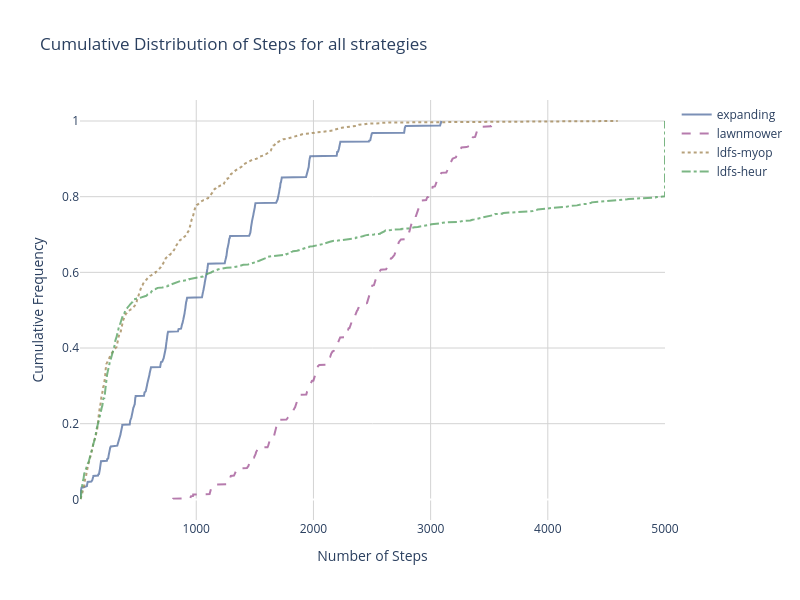

The code cell stored with this chart in its notebook:
### Markdown cell above
La CDF permite visualizar cómo se distribuyen los datos de los 'steps' a medida que se acumulan más valores:

### Code cell
colors_total = ['#5B75A4', '#A45B99', '#A48A5B', '#5BA466', '#BFACB5']
line_styles = ['solid', 'dash', 'dot', 'dashdot', 'longdash']

# Figura de Cumulative Distribution Function
fig_cumulative = go.Figure()

for idx, strategy in enumerate(strategies):
    strategy_data = combined_data_exp1[combined_data_exp1['Strategy'] == strategy]['Steps'].dropna()

    # Calcular la distribución acumulada
    sorted_data = np.sort(strategy_data)
    y_vals = np.arange(1, len(sorted_data) + 1) / len(sorted_data)  # Normalización a 0-1
    color = colors_total[idx % len(colors_total)]  # Color
    line_style = line_styles[idx % len(line_styles)]  # Tipo de línea

    # Curva
    fig_cumulative.add_trace(
        go.Scatter(
            x=sorted_data,
            y=y_vals,
            mode='lines',
            name=strategy,
            line=dict(color=color, dash=line_style),
            opacity=0.8
        )
    )

fig_cumulative.update_layout(
    title_text="Cumulative Distribution of Steps for all strategies",
    xaxis_title="Number of Steps",
    yaxis_title="Cumulative Frequency",
    height=600,
    width=800,
    xaxis=dict(
        showgrid=True,
        gridcolor='lightgray',
        gridwidth=1,
    ),
    yaxis=dict(
        showgrid=True,
        gridcolor='lightgray', 
        gridwidth=1, 
    ),
    plot_bgcolor='white',  
)

fig_cumulative.show()

### Figure 1 — Plotly figure (JSON) as saved in the notebook; plotly's stock layout.template omitted (floating-point values rounded to 4 significant figures; data arrays with more than 128 entries replaced by an {"elided": "..."} marker saying what was removed)
{"data": [{"line": {"color": "#5B75A4", "dash": "solid"}, "mode": "lines", "name": "expanding", "opacity": 0.8, "type": "scatter", "x": {"elided": "1000 int values"}, "y": {"elided": "1000 float values"}}, {"line": {"color": "#A45B99", "dash": "dash"}, "mode": "lines", "name": "lawnmower", "opacity": 0.8, "type": "scatter", "x": {"elided": "1000 int values"}, "y": {"elided": "1000 float values"}}, {"line": {"color": "#A48A5B", "dash": "dot"}, "mode": "lines", "name": "ldfs-myop", "opacity": 0.8, "type": "scatter", "x": {"elided": "1000 int values"}, "y": {"elided": "1000 float values"}}, {"line": {"color": "#5BA466", "dash": "dashdot"}, "mode": "lines", "name": "ldfs-heur", "opacity": 0.8, "type": "scatter", "x": {"elided": "1000 int values"}, "y": {"elided": "1000 float values"}}], "layout": {"height": 600, "plot_bgcolor": "white", "title": {"text": "Cumulative Distribution of Steps for all strategies"}, "width": 800, "xaxis": {"gridcolor": "lightgray", "gridwidth": 1, "showgrid": true, "title": {"text": "Number of Steps"}}, "yaxis": {"gridcolor": "lightgray", "gridwidth": 1, "showgrid": true, "title": {"text": "Cumulative Frequency"}}}}
